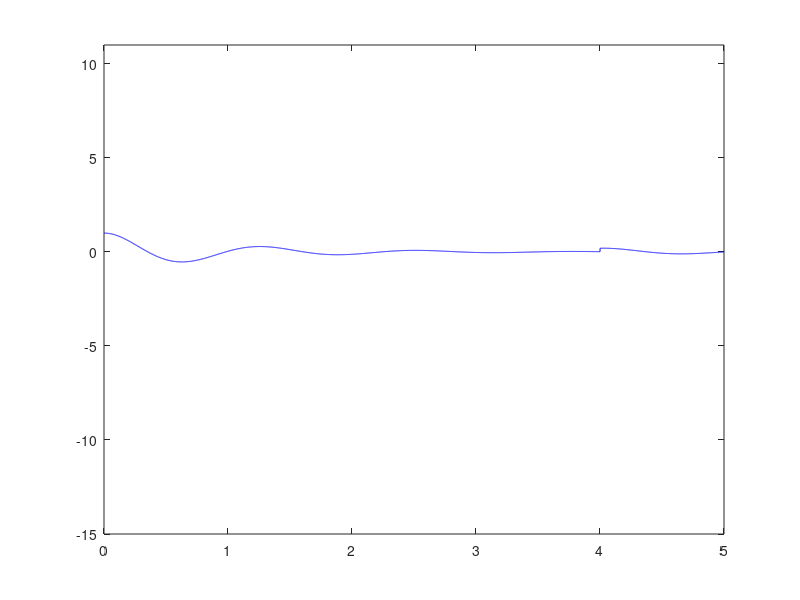

The MATLAB script that drew this image:
%% A graph of the solution to the example we saw in class on 2012 March 7
%
%    y''+2y'+26y = dirac(t-4)
%    y(0)  = 1
%    y'(0) = 0
%

clear all ; close all;

% First, put t on the interval from [0,4].  
% I used 4000 points, since it is easy to stop the index at 4000.
t = linspace(0,4,4000);

% Use M
y(1:4000) = exp(-t).*cos(5*t) + (1/5)*exp(-t).*sin(5*t);

% Resume t on the interval from [4,5].  
% I used 4000 points, since it is easy to stop the index at 4000.
t = linspace(4,5,1000);

y(4001:5000) = exp(-t).*cos(5*t) + (1/5)*exp(-t).*sin(5*t) + (1/5)*exp(-(t-4)).*sin(5*t);

% Make t cover the whole interval for plotting.
t = linspace(0,5,5000);
plot(t,y,'b');
axis([0 5 -15 11]);

% dy = diff(y)/(1/5000);
% hold on;
% plot(t(1:4999),dy,'c');
% 
% legend('y','dy/dt');